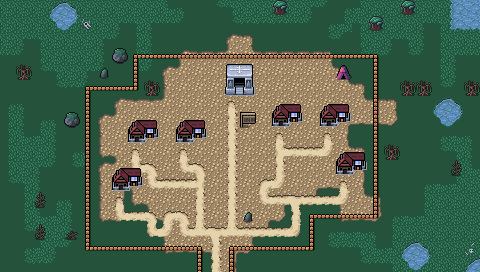

Below is a game level as drawn by its tile map, then a one-line description and the .tmx that defines it (tile-layer data replaced by summaries):
An orthogonal 30x17 tile map with 16x16 px tiles, 4 tile layers (Background, Ground, Foreground, AboveSprites), 2 tilesets and 9 objects.

<map version="1.10" tiledversion="1.10.1" orientation="orthogonal" renderorder="right-down" width="30" height="17" tilewidth="16" tileheight="16" infinite="0" nextlayerid="6" nextobjectid="49">
 <editorsettings>
  <export target="wastetown..tmx" format="tmx" />
 </editorsettings>
 <tileset firstgid="1" source="../../tileset/main.tsx" />
 <tileset firstgid="10113" source="../../tileset/buildings.tsx" />
 <layer id="1" name="Background" width="30" height="17">
  <data>[510 cells, 510 non-empty, 1 distinct tile ids]</data>
 </layer>
 <layer id="2" name="Ground" width="30" height="17">
  <data>[510 cells, 398 non-empty, 43 distinct tile ids]</data>
 </layer>
 <layer id="3" name="Foreground" width="30" height="17">
  <properties>
   <property name="spriteLayer" type="bool" value="true" />
  </properties>
  <data>[510 cells, 138 non-empty, 26 distinct tile ids]</data>
 </layer>
 <layer id="5" name="AboveSprites" width="30" height="17">
  <data>[510 cells, 22 non-empty, 10 distinct tile ids]</data>
 </layer>
 <objectgroup id="4" name="Objects">
  <object id="38" template="../../obj/entry_up.tx" x="208" y="272" />
  <object id="41" template="../../obj/shop.tx" x="129" y="146">
   <properties>
    <property name="shopList" value="BlackBoosterPackShop,BoosterPackShop,Instant,Creature,Black,Dimir,Rakdos,Orzhov,Golgari,Zombie,Horror" />
   </properties>
  </object>
  <object id="42" template="../../obj/shop.tx" x="177" y="145">
   <properties>
    <property name="shopList" value="BlackBoosterPackShop,BoosterPackShop,Instant,Creature,Black,Dimir,Rakdos,Orzhov,Golgari,Zombie,Horror" />
   </properties>
  </object>
  <object id="43" template="../../obj/shop.tx" x="321" y="129">
   <properties>
    <property name="shopList" value="BlackBoosterPackShop,BoosterPackShop,Instant,Creature,Black,Dimir,Rakdos,Orzhov,Golgari,Zombie,Horror" />
   </properties>
  </object>
  <object id="44" template="../../obj/shop.tx" x="114" y="194">
   <properties>
    <property name="shopList" value="BlackBoosterPackShop,BoosterPackShop,Instant,Creature,Black,Dimir,Rakdos,Orzhov,Golgari,Zombie,Horror" />
   </properties>
  </object>
  <object id="45" template="../../obj/shop.tx" x="273" y="130">
   <properties>
    <property name="shopList" value="Instant,Creature,Black,Dimir,Rakdos,Orzhov,Golgari,Zombie,Horror" />
   </properties>
  </object>
  <object id="46" template="../../obj/shop.tx" x="337" y="177">
   <properties>
    <property name="shopList" value="BlackBoosterPackShop,BoosterPackShop,Instant,Creature,Black,Dimir,Rakdos,Orzhov,Golgari,Zombie,Horror" />
   </properties>
  </object>
  <object id="47" template="../../obj/inn.tx" x="230" y="98" />
  <object id="48" template="../../obj/shop.tx" x="336" y="80">
   <properties>
    <property name="shopList" value="Swamp" />
   </properties>
  </object>
 </objectgroup>
</map>
